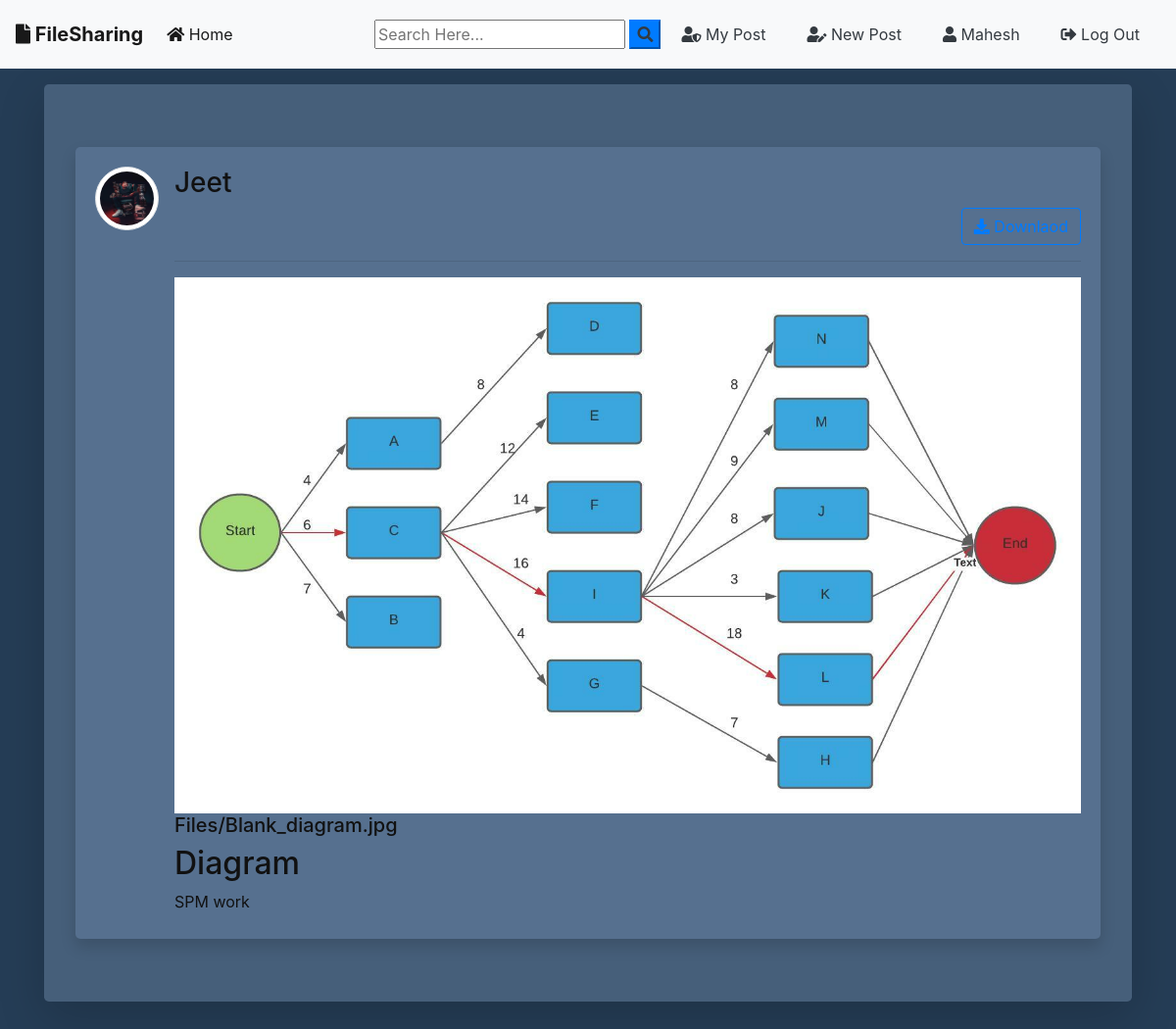
Page /post/21/ (signed in) on the committed database.
### blog/models.py (models this page shows, shortened)
class Post(models.Model):
	title = models.CharField(max_length=100)
	file = models.FileField(null=True,blank=True,upload_to='Files')
	content = models.TextField()
	date_posted = models.DateTimeField(default=timezone.now)
	author = models.ForeignKey(User, on_delete=models.CASCADE)
	def extension(self):
		name, extension = os.path.splitext(self.file.name)
		return extension

### users/models.py (models this page shows, shortened)
class Profile(models.Model):
    user = models.OneToOneField(User, on_delete=models.CASCADE)
    image = models.ImageField(default='default.jpg', upload_to='profile_pics')

### blog/views.py (the view)
# urls.py: path('post/<int:pk>/', PostDetailView.as_view(), name='post-detail'),
class PostDetailView(DetailView):
    model = Post
    template_name = 'blog/post_detail.html'

### blog/templates/blog/post_detail.html (shortened to what this page needs)
{% extends "blog/base.html" %}
{% block content %}
<div class="jumbotron mt-3  shadow-lg" style="background: rgb(70,95,122);">
<article class="media  shadow" style="background: rgb(86,112,143); border-radius: 5px; padding: 20px 20px 10px 20px;">
   <a href="{{ object.author.profile.image.url }} " target="_blank"> <img src="{{ object.author.profile.image.url }}  " alt="" class="article-img rounded-circle img-thumbnail img-fluid">
   </a>
    <div class="media-body" >
      <div class="">
        <div class="d-flex justify-content-between">
        <a class="mr-2 mt-0 mb-0  text-dark" href="{% url 'user-posts' object.author.username  %}"><h3>{{ object.author }}</h3></a>
        </div>
        {% if object.author != user %}
          <div class="form-group mt-0 pt-0 d-flex justify-content-end">
            <a href="{{ object.file.url }}" download class="btn btn-outline-primary flex-last" type="submit"><i class="fas fa-download"></i> Downlaod</a>
          </div>
        {% endif %}
        <hr>
      </div>
      <div>
        {% if object.file %}
          {% if object.extension == '.jpg' or object.extension == 'jpeg' or object.extension == 'png' %}
            <a href="{{ object.file.url }}"  download ><img src="{{ object.file.url }}" alt="" class="img-fluid "></a>
            <a href="{{ object.file.url }}"  download class="text-dark"><h5>{{ object.file }}</h5></a>
          {% else %}
            <a href="{{ object.file.url }}"  download class="text-dark"><h5>{{ object.file }}</h5></a>
          {% endif %}
        {% endif %}
      </div>
      <h2>{{ object.title }}</h2>
      <p class="article-content">{{ object.content }}</p>
    </div>
  </article>
{% endblock content %}

### blog/templates/blog/base.html (shortened to what this page needs)
{% load static %}
<!doctype html>
<html lang="en">
  <head>
    <link rel="stylesheet" href="https://stackpath.bootstrapcdn.com/bootstrap/4.3.1/css/bootstrap.min.css">
    <link rel="stylesheet" href="https://use.fontawesome.com/releases/v5.8.1/css/all.css" >
    <link rel="stylesheet" href="{% static 'blog/main.css' %}">
</head>
  <body style="background-color: rgb(37,61,86);">
        <nav class="navbar navbar-expand-lg navbar-light bg-light" >
                <a class="navbar-brand font-weight-bold" href="{% url 'blog-home' %}"><i class="fas fa-file"></i> FileSharing</a>
                <div class="collapse navbar-collapse" id="navbarSupportedContent">
                  <ul class="navbar-nav mr-auto">
                    <li class="nav-item active">
                      <a class="nav-link" href="{% url 'blog-home' %}"><i class="fas fa-home"></i> Home <span class="sr-only">(current)</span></a>
                    </li>
                  </ul>
                  <form id="searchform" action="{% url 'search' %}" method="get">
                    <input type="text" name="q" type="text" value="{{ request.GET.q }}" placeholder="Search Here..." />
                    <button type="button" onclick="searchform.submit()" class=" text-dark my-color btn-primary"><i class="fa fa-search"></i></button>
                </form>
                    {% if user.is_authenticated %}
                    <a href="{% url 'user-posts' user %}" class="btn text-dark m-2"><i class="fas fa-user-shield"></i> My Post</a>
                    <a href="{% url 'post-create' %} " class="btn text-dark m-2"><i class="fas fa-user-edit"></i> New Post</a>
                    <a href="{% url 'profile' %} " class="btn text-dark m-2"><i class="fas fa-user"></i> {{ user.username }}</a>
                    <a href="{% url 'logout' %} " class="btn text-dark m-2"><i class="fas fa-sign-out-alt"></i> Log Out</a>
                    {% else %}
                    <a href="{% url 'login' %} " class="btn text-dark m-2" ><i class="fas fa-user-tie" ></i> Log In</a>
                    <a href="{% url 'register' %} " class="btn text-dark m-2"> <i class="fas fa-sign-in-alt"></i> Sign Up</a>
                    {% endif %}
                </div>
              </nav>
      <div class="container my-bg" >
    {% block content %}
    {% endblock  %}
</div>
  </body>
</html>

### blog/static/blog/main.css (style rules this page uses)
body { background: #fafafa; color: #111; margin-top: 0; }
h1, h2, h3, h4, h5, h6 { color: #111; }
ul { margin: 0; }
.article-content { white-space: pre-line; }
.article-img { height: 65px; width: 65px; margin-right: 16px; }

### rows in the picture
Post: author.profile.image (picture), author "Jeet", file (placeholder picture), file "Files/Blank_diagram.jpg", title "Diagram", content "SPM work"

### other values in the picture
{{ user.username }} "Mahesh"
